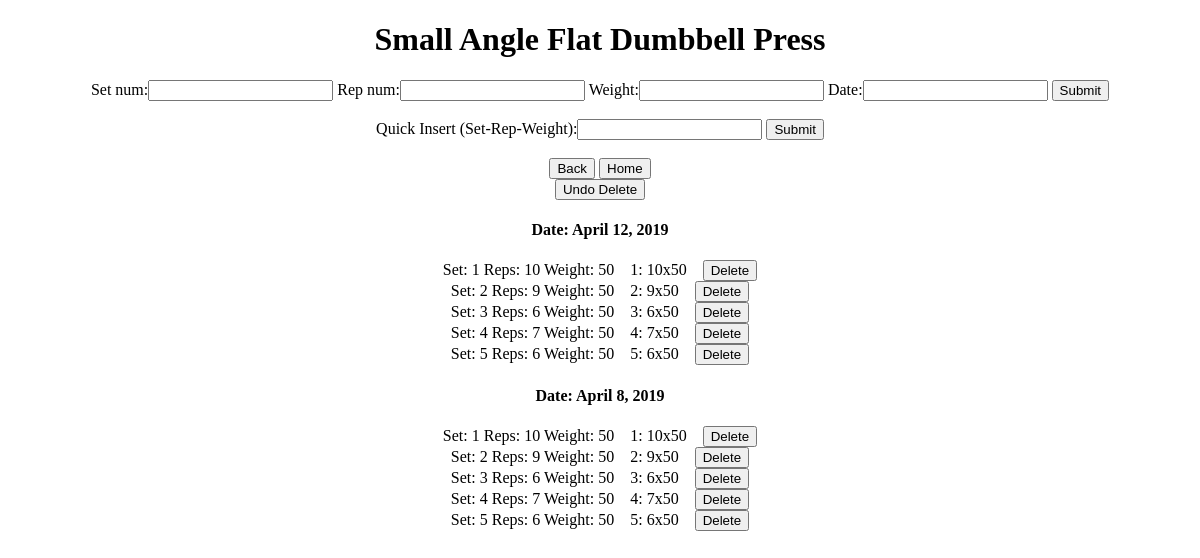
Page /workout/Small Angle Flat Dumbbell Press on the earlier database version.
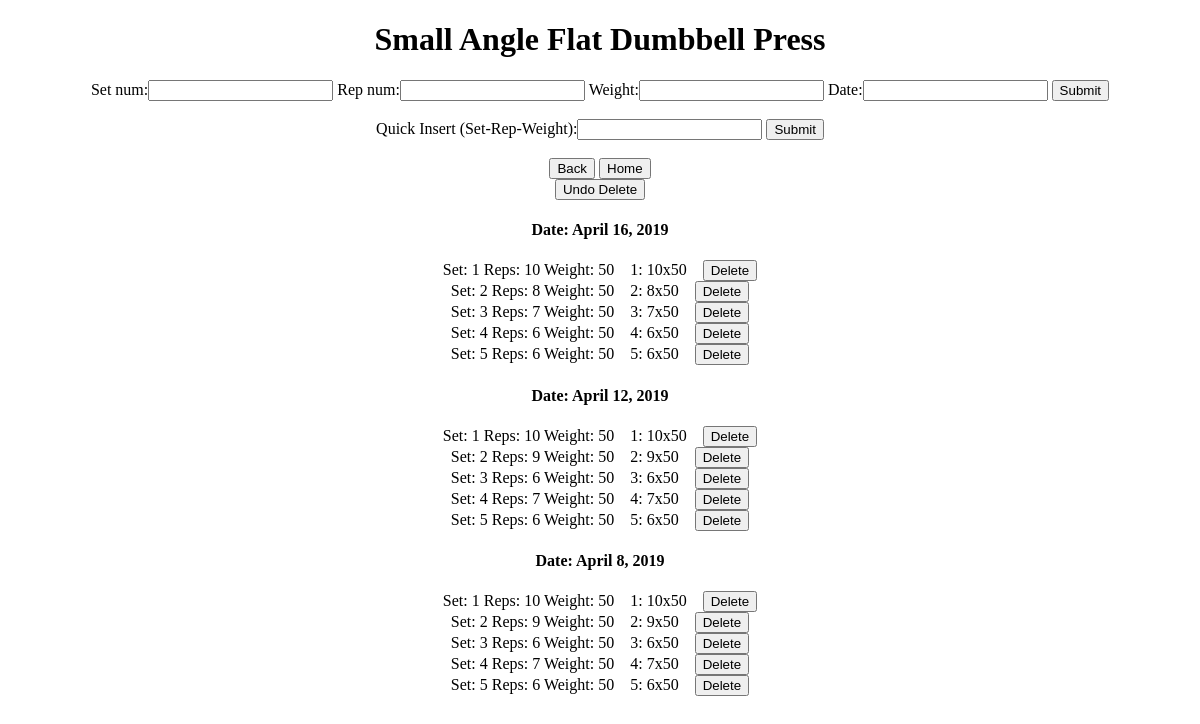
Same page on the later database version.
### myapp/models.py (models this page shows)
class workout(models.Model):
    workout_name = models.CharField(max_length=250, unique=True)
    day = models.ForeignKey(day, on_delete=models.CASCADE)

class info(models.Model):
    workout = models.ForeignKey(workout, on_delete=models.CASCADE)
    set_num = models.IntegerField()
    rep_num = models.IntegerField()
    weight = models.IntegerField()
    date = models.DateField()
    deleted = models.BooleanField(default=False)
    time_modified = models.DateTimeField(auto_now=True)

### myapp/views.py (the view, shortened to what this page needs)
# urls.py: path('workout/<name>', views.generic_workout),
def generic_workout(request, name='dumbell_press'):
        current_workout_instance = workout.objects.get(workout_name = name)
        current_day_name = current_workout_instance.day.day_name
        quick_insert_form = QuickInsertForm
        info_form = InfoForm()
        workouts_completed = info.objects.filter(workout = current_workout_instance, deleted = False).order_by('-date', 'set_num', '-weight')
        format = {}
        for item in workouts_completed:
                if item.date in format.keys():
                        format[item.date].append(item)
                if item.date not in format.keys():
                        format[item.date] = [item]
        context = {'quick_insert_form': quick_insert_form, 'format': format, 'info_form': info_form, 'workouts_completed': workouts_completed, 'name': name, 'current_day_name': current_day_name}
        return render(request, 'myapp/generic_workout.html', context)

### myapp/forms.py
class InfoForm(forms.ModelForm):
    class Meta:
        model = models.info
        fields = ['set_num', 'rep_num', 'weight', 'date']

### myapp/templates/myapp/generic_workout.html (shortened to what this page needs)
{% load static %}
<!DOCTYPE html>
    <head>
        <link rel="stylesheet" href="https://cdnjs.cloudflare.com/ajax/libs/datepicker/0.6.5/datepicker.min.css" />
        <link rel="stylesheet" type="text/css" href="{% static 'myapp/generic_workout_style.css' %}">
    </head>
    <body>
        <h1> {{ name }} </h1>
        <form method = "POST" id= 'add_info_rec'>
          {{ info_form }}
          <button form = 'add_info_rec' type= "submit"> Submit </button>
        </form>
        <br>
        <form method ="POST">
          {{ quick_insert_form }}
          <button type= "submit"> Submit </button>
        </form>
        <br>
        <button form = 'Back' type = submit>Back</button>
        <button form = 'Home' type = submit>Home</button>
        <br>
        <button form ='Undo' type="submit" name="undo" value='{{name}}'> Undo Delete </button>
        {% for date, list_of_info_rec in format.items %}
          <h4> Date: {{date}} </h4>
          {% for info_rec in list_of_info_rec %}
            Set: {{ info_rec.set_num }}
            Reps: {{ info_rec.rep_num }}
            Weight: {{ info_rec.weight }}
                <div class = 'quick_read_format'>
                  <label>{{ info_rec.set_num }}: {{ info_rec.rep_num }}x{{ info_rec.weight }}</label>
                </div>
                <div class='delete_button'>
                  <button form ='delete_info_rec' type="submit" name="delete" value="{{ info_rec.id }}"> Delete </button>
                </div>
            <br>
          {% endfor %}
        {% endfor %}
    </body>
</html>

### myapp/static/myapp/generic_workout_style.css (style rules this page uses)
* { text-align: center; }
.quick_read_format { display: inline; padding-left: 1%; }
.quick_read_format label { color: black(223, 0, 0); }
html, body { height: 100%; }
body { margin: 0; background-image: url(https://www.serviceseeking.com.au/blog/wp-content/uploads/2018/07/cool-background-2.png); background-size: cover; background-position: center center; background-blend-mode: color; background-attachment: fixed; }
.delete_button { display: inline; padding-left: 1%; }

Differences in the rows shown:
added info: date "April 16, 2019", set_num "1", rep_num "10", weight "50", {{ info_rec.id }} 56 (drawn)
added info: set_num "2", rep_num "8", weight "50", {{ info_rec.id }} 58 (drawn), shown under "April 16, 2019"
added info: set_num "3", rep_num "7", weight "50", {{ info_rec.id }} 59 (drawn), shown under "April 16, 2019"
added info: set_num "4", rep_num "6", weight "50", {{ info_rec.id }} 60 (drawn), shown under "April 16, 2019"
added info: set_num "5", rep_num "6", weight "50", {{ info_rec.id }} 61 (drawn), shown under "April 16, 2019"
